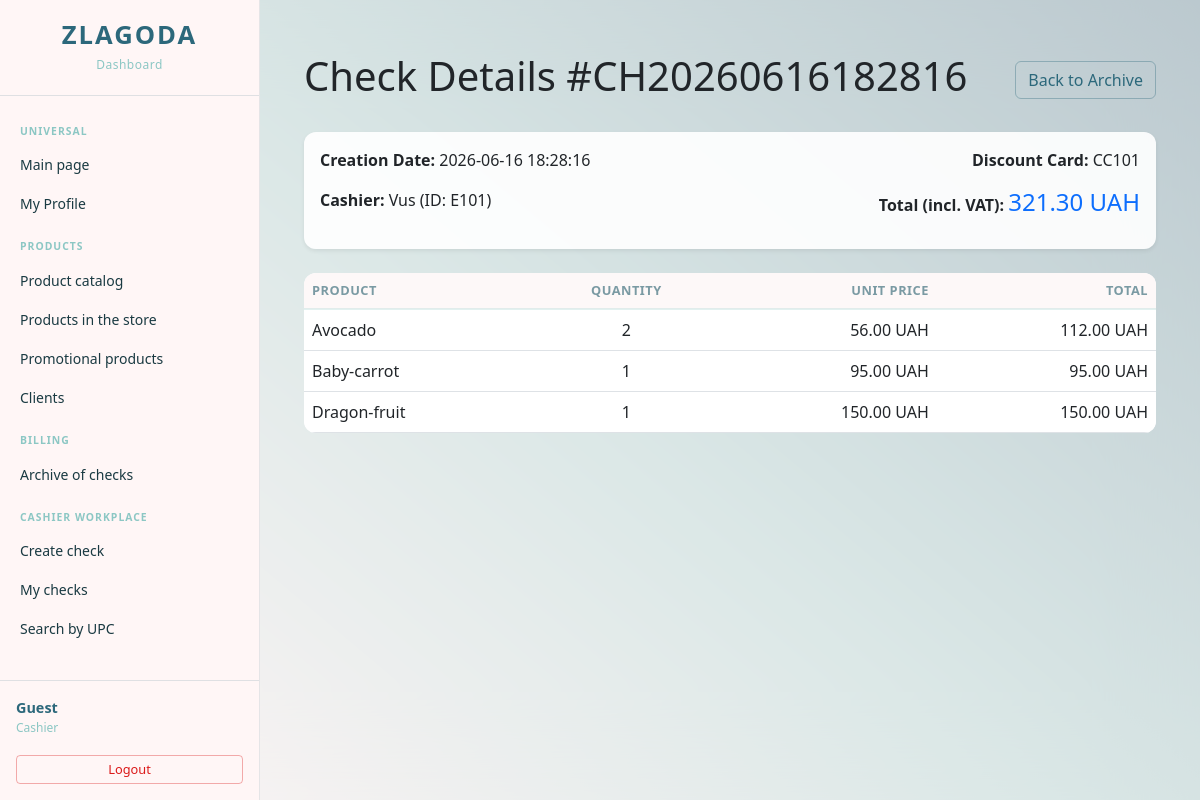
The app's page /check/CH20260616182816 (signed in) with its own data.
### tables this page shows
CREATE TABLE Check_bill(
        check_number TEXT PRIMARY KEY,
        id_employee TEXT NOT NULL,
        card_number TEXT, 
        print_date TEXT NOT NULL,
        sum_total REAL NOT NULL CHECK(sum_total >= 0),
        vat REAL NOT NULL CHECK(vat >= 0),
        FOREIGN KEY (id_employee) REFERENCES Employee(id_employee)
            ON UPDATE CASCADE ON DELETE NO ACTION,
        FOREIGN KEY (card_number) REFERENCES Customer_Card(card_number)
            ON UPDATE CASCADE ON DELETE NO ACTION
    );

CREATE TABLE Employee(
        id_employee TEXT PRIMARY KEY,
        empl_surname TEXT NOT NULL,
        empl_name TEXT NOT NULL,
        empl_patronymic TEXT,
        empl_role TEXT NOT NULL, 
        salary REAL NOT NULL CHECK(salary >= 0),
        date_of_birth TEXT NOT NULL,
        date_of_start TEXT NOT NULL,
        phone_number TEXT NOT NULL CHECK(length(phone_number) <= 13),
        city TEXT NOT NULL,
        street TEXT NOT NULL,
        zip_code TEXT NOT NULL,
        password_hash TEXT NOT NULL
    );

CREATE TABLE Sale(
        UPC TEXT NOT NULL,
        check_number TEXT NOT NULL,
        product_number INTEGER NOT NULL CHECK(product_number > 0),
        selling_price REAL NOT NULL CHECK(selling_price >= 0),
        PRIMARY KEY (UPC, check_number), 
        FOREIGN KEY (UPC) REFERENCES Store_Product(UPC)
            ON UPDATE CASCADE ON DELETE NO ACTION,
        FOREIGN KEY (check_number) REFERENCES Check_bill(check_number)
            ON UPDATE CASCADE ON DELETE CASCADE
    );

CREATE TABLE Product(
        id_product INTEGER PRIMARY KEY,
        category_number INTEGER NOT NULL,
        product_name TEXT NOT NULL, 
        characteristics TEXT,
        FOREIGN KEY (category_number) REFERENCES Category(category_number)
            ON UPDATE CASCADE ON DELETE NO ACTION
    );

### backend/check.py (the view)
@check_bp.route('/<check_number>')
@login_required
def view_check(check_number):
    conn = get_db_connection()
    check = conn.execute('''
        SELECT cb.*, e.empl_surname
        FROM Check_bill cb
        JOIN Employee e ON cb.id_employee = e.id_employee
        WHERE cb.check_number = ?
    ''', (check_number,)).fetchone()
    items = conn.execute('''
        SELECT s.*, p.product_name, sp.selling_price
        FROM Sale s
        JOIN Store_Product sp ON s.UPC = sp.UPC
        JOIN Product p ON sp.id_product = p.id_product
        WHERE s.check_number = ?
    ''', (check_number,)).fetchall()
    conn.close()
    if not check:
        flash("Чек не знайдено!", "danger")
        return redirect(url_for('check.list_checks'))
    if session.get('role') == 'Cashier' and check['id_employee'] != session['user_id']:
        flash("You don't have access to this check!", "danger")
        return redirect(url_for('check.list_checks'))
    return render_template('check/view_check.html', check=check, items=items)

### app.py (called while the page is built)
@app.context_processor
def inject_today():
    return {'today': date.today().strftime('%Y-%m-%d')}

### backend/initdb.py (called while the page is built)
def get_db_connection():
    conn = sqlite3.connect(DB_PATH)
    conn.row_factory = sqlite3.Row
    conn.execute("PRAGMA foreign_keys = ON;")
    return conn

### templates/check/view_check.html (shortened to what this page needs)
{% extends 'base.html' %}
{% block content %}
<div class="container mt-4">
    <div class="d-flex justify-content-between align-items-center mb-4">
        <h1>Check Details #{{ check.check_number }}</h1>
        <a href="{{ url_for('check.list_checks') }}" class="btn btn-outline-secondary">
            Back to Archive
        </a>
    </div>
    <div class="card shadow-sm mb-4">
        <div class="card-body">
            <div class="row">
                <div class="col-md-6">
                    <p><strong>Creation Date:</strong> {{ check.print_date }}</p>
                    <p><strong>Cashier:</strong> {{ check.empl_surname }} (ID: {{ check.id_employee }})</p>
                </div>
                <div class="col-md-6 text-md-end">
                    <p><strong>Discount Card:</strong> {{ check.card_number or 'No card' }}</p>
                    <p><strong>Total (incl. VAT):</strong> <span class="h4 text-primary">{{ "%.2f"|format(check.sum_total) }} UAH</span></p>
                </div>
            </div>
        </div>
    </div>
    <table class="table table-hover">
        <thead class="table-light">
            <tr>
                <th>Product</th>
                <th class="text-center">Quantity</th>
                <th class="text-end">Unit Price</th>
                <th class="text-end">Total</th>
            </tr>
        </thead>
        <tbody>
            {% for item in items %}
            <tr>
                <td>{{ item.product_name }}</td>
                <td class="text-center">{{ item.product_number }}</td>
                <td class="text-end">{{ "%.2f"|format(item.selling_price) }} UAH</td>
                <td class="text-end">{{ "%.2f"|format(item.product_number * item.selling_price) }} UAH</td>
            </tr>
            {% endfor %}
        </tbody>
    </table>
</div>
{% endblock %}

### static/css/main.css (style rules this page uses)
:root { --sidebar-bg: #FFF6F6; --sidebar-hover: rgba(140, 199, 196, 0.18); --sidebar-text: #1a3a42; --logo-color: #2C687B; --button-bg: #2C687B; --button-hover: #1e4f5e; --accent: #DB1A1A; --teal-light: #8CC7C4; --cream: #FFF6F6; }
body { display: flex; min-height: 100vh; background: linear-gradient(220deg, #2C687B 0%, #8CC7C4 50%, #FFF6F6 100%); font-family: 'Segoe UI', sans-serif; position: relative; }
body::after { content: ""; position: fixed; top: 0; left: 0; width: 100%; height: 100%; backdrop-filter: blur(45px); -webkit-backdrop-filter: blur(45px); background-color: rgba(255, 246, 246, 0.68); z-index: 0; pointer-events: none; }
.table { background: white; border-radius: 12px; overflow: hidden; }
.table thead th { background-color: #fdf8f8; font-weight: 600; font-size: 0.8rem; text-transform: uppercase; letter-spacing: 0.5px; color: #7a9aa3; border-bottom: 2px solid rgba(140, 199, 196, 0.25); }
.card { border: none; border-radius: 12px; box-shadow: 0 4px 15px rgba(44, 104, 123, 0.07); background: rgba(255, 255, 255, 0.9); }
.btn-outline-secondary { color: #2C687B; border-color: rgba(44, 104, 123, 0.35); background: transparent; }

### records on screen
Check_bill: check_number "CH20260616182816", print_date "2026-06-16 18:28:16", id_employee "E101", card_number "CC101", sum_total "321.30"
Employee: empl_surname "Vus"
Sale: product_name "Avocado", product_number "2", selling_price "56.00", item.product_number*item.selling_price "112.00"
Sale: product_name "Baby-carrot", product_number "1", selling_price "95.00", item.product_number*item.selling_price "95.00"
Sale: product_name "Dragon-fruit", product_number "1", selling_price "150.00", item.product_number*item.selling_price "150.00"

### other values on screen
{{ session.get('user_name', 'Guest') }} "Guest"
